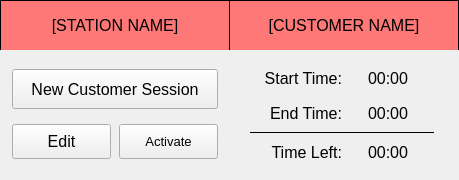
<?xml version="1.0" encoding="UTF-8"?>
<ui version="4.0">
 <class>frame_station_6</class>
 <widget class="QWidget" name="frame_station_6">
  <property name="geometry">
   <rect>
    <x>0</x>
    <y>0</y>
    <width>459</width>
    <height>180</height>
   </rect>
  </property>
  <property name="minimumSize">
   <size>
    <width>430</width>
    <height>180</height>
   </size>
  </property>
  <property name="maximumSize">
   <size>
    <width>510</width>
    <height>190</height>
   </size>
  </property>
  <property name="windowTitle">
   <string>Form</string>
  </property>
  <property name="styleSheet">
   <string notr="true">QWidget {
	font: 12pt &quot;Segoe UI&quot;;
}
QWidget[stationFrame=&quot;true&quot;] {
	border: 1px solid black;
	background-color: rgb(240, 240, 240);
}
QLabel[labelFrame=&quot;true&quot;] {
	border-bottom: 1px solid black;
}</string>
  </property>
  <property name="stationFrame" stdset="0">
   <bool>true</bool>
  </property>
  <layout class="QVBoxLayout" name="verticalLayout">
   <property name="spacing">
    <number>0</number>
   </property>
   <property name="leftMargin">
    <number>0</number>
   </property>
   <property name="topMargin">
    <number>0</number>
   </property>
   <property name="rightMargin">
    <number>0</number>
   </property>
   <property name="bottomMargin">
    <number>0</number>
   </property>
   <item>
    <widget class="QFrame" name="frame_labels_6">
     <property name="minimumSize">
      <size>
       <width>0</width>
       <height>50</height>
      </size>
     </property>
     <property name="maximumSize">
      <size>
       <width>16777215</width>
       <height>50</height>
      </size>
     </property>
     <property name="styleSheet">
      <string notr="true">QFrame {
	background-color: rgb(255, 120, 120);
}</string>
     </property>
     <property name="frameShape">
      <enum>QFrame::HLine</enum>
     </property>
     <property name="frameShadow">
      <enum>QFrame::Plain</enum>
     </property>
     <property name="lineWidth">
      <number>0</number>
     </property>
     <property name="midLineWidth">
      <number>0</number>
     </property>
     <layout class="QHBoxLayout" name="horizontalLayout_3">
      <property name="spacing">
       <number>0</number>
      </property>
      <property name="leftMargin">
       <number>0</number>
      </property>
      <property name="topMargin">
       <number>0</number>
      </property>
      <property name="rightMargin">
       <number>0</number>
      </property>
      <property name="bottomMargin">
       <number>0</number>
      </property>
      <item>
       <widget class="QLabel" name="label_deviceName_6">
        <property name="font">
         <font>
          <family>Segoe UI</family>
          <pointsize>12</pointsize>
          <weight>50</weight>
          <italic>false</italic>
          <bold>false</bold>
         </font>
        </property>
        <property name="styleSheet">
         <string notr="true">border-top: 1px solid black;
border-left: 1px solid black;
border-right: 1px solid black;</string>
        </property>
        <property name="text">
         <string>[STATION NAME]</string>
        </property>
        <property name="alignment">
         <set>Qt::AlignCenter</set>
        </property>
        <property name="wordWrap">
         <bool>true</bool>
        </property>
        <property name="textInteractionFlags">
         <set>Qt::LinksAccessibleByMouse</set>
        </property>
        <property name="labelFrame" stdset="0">
         <bool>true</bool>
        </property>
       </widget>
      </item>
      <item>
       <widget class="QLabel" name="label_customerName_6">
        <property name="font">
         <font>
          <family>Segoe UI</family>
          <pointsize>12</pointsize>
          <weight>50</weight>
          <italic>false</italic>
          <bold>false</bold>
         </font>
        </property>
        <property name="styleSheet">
         <string notr="true">border-top: 1px solid black;
border-right: 1px solid black;</string>
        </property>
        <property name="text">
         <string>[CUSTOMER NAME]</string>
        </property>
        <property name="alignment">
         <set>Qt::AlignCenter</set>
        </property>
        <property name="wordWrap">
         <bool>true</bool>
        </property>
        <property name="labelFrame" stdset="0">
         <bool>true</bool>
        </property>
       </widget>
      </item>
     </layout>
    </widget>
   </item>
   <item>
    <layout class="QHBoxLayout" name="frame_contents_6">
     <property name="spacing">
      <number>0</number>
     </property>
     <item>
      <layout class="QGridLayout" name="gridLayout_contentsLeft_1" columnstretch="0,0">
       <property name="leftMargin">
        <number>12</number>
       </property>
       <property name="topMargin">
        <number>12</number>
       </property>
       <property name="rightMargin">
        <number>12</number>
       </property>
       <property name="bottomMargin">
        <number>12</number>
       </property>
       <property name="spacing">
        <number>8</number>
       </property>
       <item row="1" column="0">
        <widget class="QPushButton" name="pushButton_edit_6">
         <property name="minimumSize">
          <size>
           <width>0</width>
           <height>35</height>
          </size>
         </property>
         <property name="font">
          <font>
           <family>Segoe UI</family>
           <pointsize>12</pointsize>
           <weight>50</weight>
           <italic>false</italic>
           <bold>false</bold>
          </font>
         </property>
         <property name="text">
          <string>Edit</string>
         </property>
        </widget>
       </item>
       <item row="1" column="1">
        <widget class="QPushButton" name="pushButton_toggleState_6">
         <property name="minimumSize">
          <size>
           <width>0</width>
           <height>35</height>
          </size>
         </property>
         <property name="maximumSize">
          <size>
           <width>16777215</width>
           <height>35</height>
          </size>
         </property>
         <property name="font">
          <font>
           <family>Segoe UI</family>
           <pointsize>10</pointsize>
           <weight>50</weight>
           <italic>false</italic>
           <bold>false</bold>
          </font>
         </property>
         <property name="styleSheet">
          <string notr="true">font: 10pt &quot;Segoe UI&quot;;</string>
         </property>
         <property name="text">
          <string>Activate</string>
         </property>
        </widget>
       </item>
       <item row="0" column="0" colspan="2">
        <widget class="QPushButton" name="pushButton_newSession_6">
         <property name="minimumSize">
          <size>
           <width>0</width>
           <height>40</height>
          </size>
         </property>
         <property name="font">
          <font>
           <family>Segoe UI</family>
           <pointsize>12</pointsize>
           <weight>50</weight>
           <italic>false</italic>
           <bold>false</bold>
          </font>
         </property>
         <property name="text">
          <string>New Customer Session</string>
         </property>
        </widget>
       </item>
      </layout>
     </item>
     <item>
      <layout class="QGridLayout" name="gridLayout_contentsRight_6">
       <property name="leftMargin">
        <number>20</number>
       </property>
       <property name="topMargin">
        <number>10</number>
       </property>
       <property name="rightMargin">
        <number>25</number>
       </property>
       <property name="bottomMargin">
        <number>10</number>
       </property>
       <item row="3" column="1">
        <widget class="QLabel" name="label_timeLeftValue_6">
         <property name="font">
          <font>
           <family>Segoe UI</family>
           <pointsize>12</pointsize>
           <weight>50</weight>
           <italic>false</italic>
           <bold>false</bold>
          </font>
         </property>
         <property name="text">
          <string>00:00</string>
         </property>
         <property name="alignment">
          <set>Qt::AlignCenter</set>
         </property>
        </widget>
       </item>
       <item row="2" column="0" colspan="2">
        <widget class="Line" name="line_time_6">
         <property name="autoFillBackground">
          <bool>false</bool>
         </property>
         <property name="frameShadow">
          <enum>QFrame::Plain</enum>
         </property>
         <property name="lineWidth">
          <number>0</number>
         </property>
         <property name="midLineWidth">
          <number>1</number>
         </property>
         <property name="orientation">
          <enum>Qt::Horizontal</enum>
         </property>
        </widget>
       </item>
       <item row="0" column="0">
        <widget class="QLabel" name="label_startTime_6">
         <property name="font">
          <font>
           <family>Segoe UI</family>
           <pointsize>12</pointsize>
           <weight>50</weight>
           <italic>false</italic>
           <bold>false</bold>
          </font>
         </property>
         <property name="text">
          <string>Start Time:</string>
         </property>
         <property name="alignment">
          <set>Qt::AlignRight|Qt::AlignTrailing|Qt::AlignVCenter</set>
         </property>
         <property name="indent">
          <number>0</number>
         </property>
        </widget>
       </item>
       <item row="0" column="1">
        <widget class="QLabel" name="label_startTimeValue_6">
         <property name="font">
          <font>
           <family>Segoe UI</family>
           <pointsize>12</pointsize>
           <weight>50</weight>
           <italic>false</italic>
           <bold>false</bold>
          </font>
         </property>
         <property name="text">
          <string>00:00</string>
         </property>
         <property name="alignment">
          <set>Qt::AlignCenter</set>
         </property>
        </widget>
       </item>
       <item row="1" column="0">
        <widget class="QLabel" name="label_endTime_6">
         <property name="sizePolicy">
          <sizepolicy hsizetype="Preferred" vsizetype="Preferred">
           <horstretch>0</horstretch>
           <verstretch>0</verstretch>
          </sizepolicy>
         </property>
         <property name="font">
          <font>
           <family>Segoe UI</family>
           <pointsize>12</pointsize>
           <weight>50</weight>
           <italic>false</italic>
           <bold>false</bold>
          </font>
         </property>
         <property name="text">
          <string>End Time:</string>
         </property>
         <property name="alignment">
          <set>Qt::AlignRight|Qt::AlignTrailing|Qt::AlignVCenter</set>
         </property>
         <property name="indent">
          <number>0</number>
         </property>
        </widget>
       </item>
       <item row="1" column="1">
        <widget class="QLabel" name="label_endTimeValue_6">
         <property name="font">
          <font>
           <family>Segoe UI</family>
           <pointsize>12</pointsize>
           <weight>50</weight>
           <italic>false</italic>
           <bold>false</bold>
          </font>
         </property>
         <property name="text">
          <string>00:00</string>
         </property>
         <property name="alignment">
          <set>Qt::AlignCenter</set>
         </property>
        </widget>
       </item>
       <item row="3" column="0">
        <widget class="QLabel" name="label_timeLeft_6">
         <property name="font">
          <font>
           <family>Segoe UI</family>
           <pointsize>12</pointsize>
           <weight>50</weight>
           <italic>false</italic>
           <bold>false</bold>
          </font>
         </property>
         <property name="text">
          <string>Time Left:</string>
         </property>
         <property name="alignment">
          <set>Qt::AlignRight|Qt::AlignTrailing|Qt::AlignVCenter</set>
         </property>
         <property name="indent">
          <number>0</number>
         </property>
        </widget>
       </item>
      </layout>
     </item>
    </layout>
   </item>
  </layout>
 </widget>
 <resources/>
 <connections/>
</ui>
